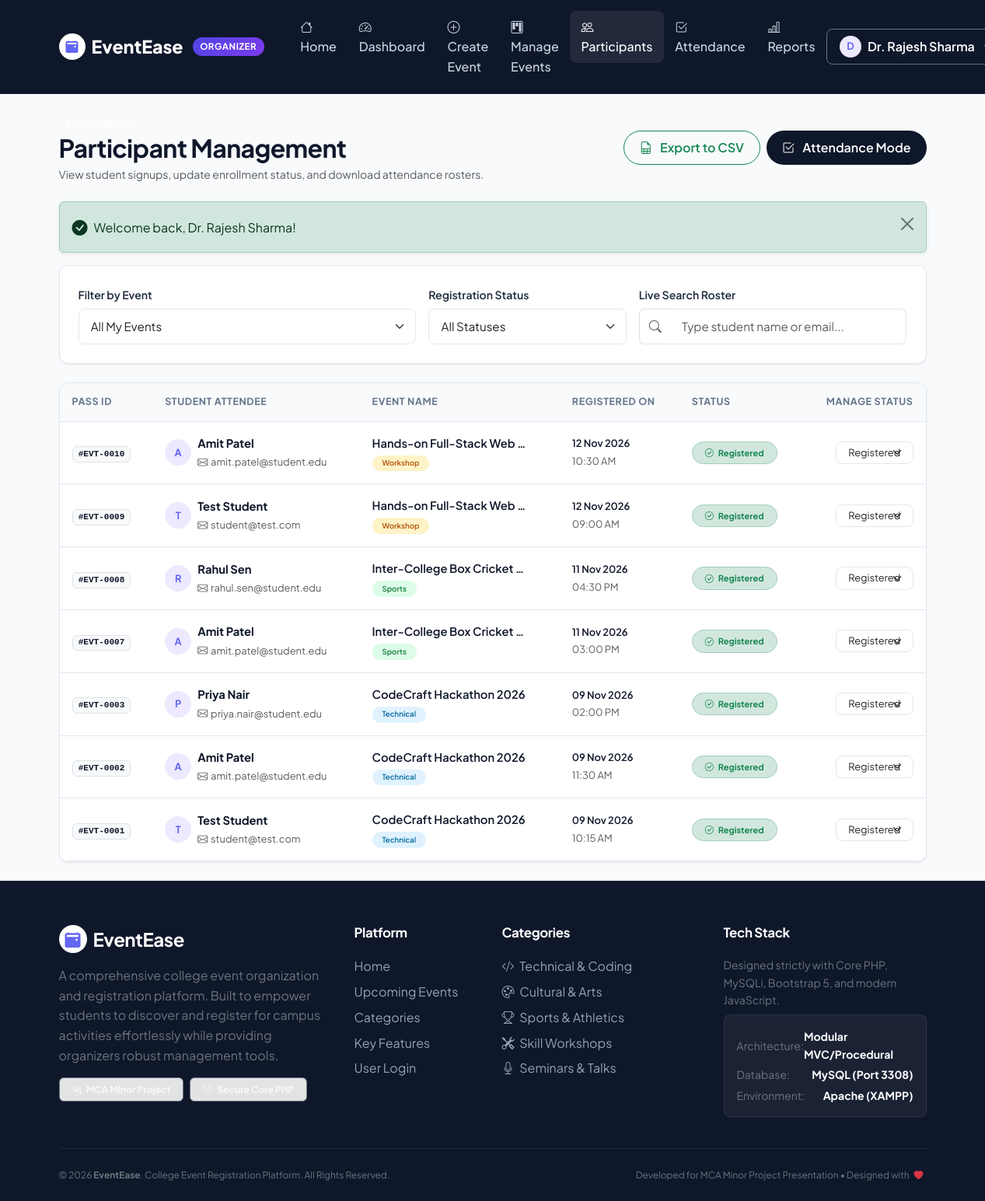
The app's page /organizer/participants.php (signed in) with its own data.
### tables this page shows
CREATE TABLE `registrations` (
  `registration_id` INT(11) NOT NULL AUTO_INCREMENT,
  `student_id` INT(11) NOT NULL,
  `event_id` INT(11) NOT NULL,
  `registration_date` TIMESTAMP NOT NULL DEFAULT CURRENT_TIMESTAMP,
  `status` ENUM('registered', 'cancelled', 'attended') NOT NULL DEFAULT 'registered',
  PRIMARY KEY (`registration_id`),
  UNIQUE KEY `uq_student_event` (`student_id`, `event_id`),
  KEY `idx_reg_student` (`student_id`),
  KEY `idx_reg_event` (`event_id`),
  KEY `idx_reg_status` (`status`),
  CONSTRAINT `fk_reg_student` FOREIGN KEY (`student_id`) REFERENCES `users` (`user_id`) ON DELETE CASCADE ON UPDATE CASCADE,
  CONSTRAINT `fk_reg_event` FOREIGN KEY (`event_id`) REFERENCES `events` (`event_id`) ON DELETE CASCADE ON UPDATE CASCADE
);

CREATE TABLE `users` (
  `user_id` INT(11) NOT NULL AUTO_INCREMENT,
  `full_name` VARCHAR(100) NOT NULL,
  `email` VARCHAR(100) NOT NULL,
  `password` VARCHAR(255) NOT NULL,
  `role` ENUM('student', 'organizer') NOT NULL DEFAULT 'student',
  `created_at` TIMESTAMP NOT NULL DEFAULT CURRENT_TIMESTAMP,
  PRIMARY KEY (`user_id`),
  UNIQUE KEY `uq_users_email` (`email`)
);

CREATE TABLE `events` (
  `event_id` INT(11) NOT NULL AUTO_INCREMENT,
  `organizer_id` INT(11) NOT NULL,
  `event_name` VARCHAR(150) NOT NULL,
  `description` TEXT DEFAULT NULL,
  `category` VARCHAR(50) NOT NULL DEFAULT 'General',
  `venue` VARCHAR(150) NOT NULL,
  `event_date` DATETIME NOT NULL,
  `capacity` INT(11) NOT NULL,
  `created_at` TIMESTAMP NOT NULL DEFAULT CURRENT_TIMESTAMP,
  PRIMARY KEY (`event_id`),
  KEY `idx_events_organizer` (`organizer_id`),
  KEY `idx_events_date` (`event_date`),
  KEY `idx_events_category` (`category`),
  CONSTRAINT `fk_events_organizer` FOREIGN KEY (`organizer_id`) REFERENCES `users` (`user_id`) ON DELETE CASCADE ON UPDATE CASCADE
);

### organizer/participants.php (the view, shortened to what this page needs)
<?php
require_once __DIR__ . "/../includes/auth.php";
$organizer_id = current_user_id();
$selected_event_id = filter_input(INPUT_GET, 'event_id', FILTER_VALIDATE_INT);
$status_filter = trim($_GET['status'] ?? 'all');
$sql = "
    SELECT
        r.registration_id,
        r.registration_date,
        r.status,
        u.user_id,
        u.full_name AS student_name,
        u.email AS student_email,
        e.event_id,
        e.event_name,
        e.category,
        e.venue,
        e.event_date
    FROM registrations r
    JOIN users u ON r.student_id = u.user_id
    JOIN events e ON r.event_id = e.event_id
    WHERE e.organizer_id = ?
";
$types = "i";
$params = [$organizer_id];
$sql .= " ORDER BY r.registration_date DESC";
$stmt = mysqli_prepare($conn, $sql);
mysqli_stmt_bind_param($stmt, $types, ...$params);
mysqli_stmt_execute($stmt);
$participants = mysqli_stmt_get_result($stmt);
require_once __DIR__ . "/../includes/header.php";
?>
<div class="container py-4">
    <div class="d-flex flex-column flex-md-row justify-content-between align-items-md-center mb-4">
        <div>
            <span class="badge bg-purple text-white px-2 py-1 rounded-pill small">Student Roster</span>
            <h2 class="fw-bold text-navy mb-1">Participant Management</h2>
            <p class="text-muted small mb-0">View student signups, update enrollment status, and download attendance rosters.</p>
        </div>
        <div class="mt-3 mt-md-0 d-flex gap-2">
            <a href="participants.php?<?php echo http_build_query(array_merge($_GET, ['export' => 'csv'])); ?>" class="btn btn-outline-success rounded-pill">
                <i class="bi bi-file-earmark-spreadsheet me-1"></i> Export to CSV
            </a>
            <a href="attendance.php<?php echo $selected_event_id ? '?event_id=' . $selected_event_id : ''; ?>" class="btn btn-navy rounded-pill">
                <i class="bi bi-check2-square me-1"></i> Attendance Mode
            </a>
        </div>
    </div>
    <?php display_flash_message(); ?>
    <div class="card-modern p-4 mb-4">
        <form method="GET" action="participants.php" class="row g-3 align-items-end">
            <div class="col-md-5">
                <label class="form-label">Filter by Event</label>
                <select name="event_id" class="form-select" onchange="this.form.submit()">
                    <option value="">All My Events</option>
                </select>
            </div>
            <div class="col-md-3">
                <label class="form-label">Registration Status</label>
                <select name="status" class="form-select" onchange="this.form.submit()">
                    <option value="all" <?php echo ($status_filter === 'all') ? 'selected' : ''; ?>>All Statuses</option>
                </select>
            </div>
            <div class="col-md-4">
                <label class="form-label">Live Search Roster</label>
                <div class="input-group">
                    <span class="input-group-text bg-white border-end-0 text-muted"><i class="bi bi-search"></i></span>
                    <input type="text" class="form-control border-start-0" placeholder="Type student name or email..." data-filter-target="#participantsTable" data-filter-item="tbody tr">
                </div>
            </div>
        </form>
    </div>
    <div class="card-modern overflow-hidden">
        <div class="table-responsive">
            <table class="table table-modern align-middle mb-0" id="participantsTable">
                <thead>
                    <tr>
                        <th>Pass ID</th>
                        <th>Student Attendee</th>
                        <th>Event Name</th>
                        <th>Registered On</th>
                        <th>Status</th>
                        <th class="text-end">Manage Status</th>
                    </tr>
                </thead>
                <tbody>
                    <?php if (mysqli_num_rows($participants) > 0): ?>
                        <?php while ($p = mysqli_fetch_assoc($participants)): ?>
                            <tr>
                                <td>
                                    <span class="badge bg-light text-navy border font-monospace">
                                        #EVT-<?php echo str_pad($p['registration_id'], 4, '0', STR_PAD_LEFT); ?>
                                    </span>
                                </td>
                                <td>
                                    <div class="d-flex align-items-center gap-2">
                                        <div class="rounded-circle bg-purple-light text-purple fw-bold d-flex align-items-center justify-content-center" style="width:34px;height:34px;font-size:0.8rem;">
                                            <?php echo strtoupper(substr($p['student_name'], 0, 1)); ?>
                                        </div>
                                        <div>
                                            <div class="fw-bold text-navy"><?php echo htmlspecialchars($p['student_name']); ?></div>
                                            <small class="text-muted"><i class="bi bi-envelope me-1"></i><?php echo htmlspecialchars($p['student_email']); ?></small>
                                        </div>
                                    </div>
                                </td>
                                <td>
                                    <span class="fw-semibold text-navy d-block text-truncate" style="max-width: 200px;">
                                        <?php echo htmlspecialchars($p['event_name']); ?>
                                    </span>
                                    <small class="text-muted"><?php echo get_category_badge($p['category']); ?></small>
                                </td>
                                <td>
                                    <div class="small fw-semibold text-navy"><?php echo date("d M Y", strtotime($p['registration_date'])); ?></div>
                                    <small class="text-muted"><?php echo date("h:i A", strtotime($p['registration_date'])); ?></small>
                                </td>
                                <td>
                                    <?php echo get_status_badge($p['status']); ?>
                                </td>
                                <td class="text-end">
                                    <form method="POST" action="" class="d-inline-flex gap-1 align-items-center justify-content-end">
                                        <select name="status" class="form-select form-select-sm py-1" style="width: auto; font-size: 0.8rem;" onchange="this.form.submit()">
                                            <option value="registered" <?php echo ($p['status'] === 'registered') ? 'selected' : ''; ?>>Registered</option>
                                        </select>
                                    </form>
                                </td>
                            </tr>
                        <?php endwhile; ?>
                    <?php endif; ?>
                </tbody>
            </table>
        </div>
    </div>
</div>
<?php
require_once __DIR__ . "/../includes/footer.php";
?>

### includes/auth.php (shortened to what this page needs)
<?php
function current_user_id() {
    return $_SESSION['user_id'] ?? null;
}
function display_flash_message() {
    if (isset($_SESSION['flash_message'])) {
        $type = htmlspecialchars($_SESSION['flash_message']['type']);
        $text = htmlspecialchars($_SESSION['flash_message']['text']);
        $icon = 'bi-info-circle';
        if ($type === 'success') $icon = 'bi-check-circle-fill';
        echo "
        <div class='alert alert-{$type} alert-dismissible fade show d-flex align-items-center shadow-sm' role='alert'>
            <i class='bi {$icon} me-2 fs-5'></i>
            <div>{$text}</div>
            <button type='button' class='btn-close' data-bs-dismiss='alert' aria-label='Close'></button>
        </div>";
    }
}
function get_category_badge($category) {
    $colors = [
        'Technical' => 'badge-cat-tech',
        'Cultural'  => 'badge-cat-cult',
        'Sports'    => 'badge-cat-sport',
        'Workshop'  => 'badge-cat-work',
        'Seminar'   => 'badge-cat-sem',
        'Academic'  => 'badge-cat-acad'
    ];
    $cls = $colors[$category] ?? 'badge-cat-gen';
    return "<span class='badge {$cls}'>" . htmlspecialchars($category) . "</span>";
}
function get_status_badge($status) {
    switch (strtolower($status)) {
        case 'registered':
            return '<span class="badge bg-success-subtle text-success border border-success-subtle px-3 py-2 rounded-pill"><i class="bi bi-check-circle me-1"></i> Registered</span>';
    }
}

### assets/css/style.css (style rules this page uses)
:root { --primary-navy: #0f172a; --secondary-navy: #1e293b; --navy-light: #334155; --accent-purple: #6366f1; --accent-purple-hover: #4f46e5; --accent-purple-light: #ede9fe; --accent-gradient: linear-gradient(135deg, #4f46e5 0%, #7c3aed 100%); --navy-gradient: linear-gradient(135deg, #0f172a 0%, #1e293b 100%); --hero-gradient: linear-gradient(135deg, #0b132b 0%, #1c2541 60%, #3a0ca3 100%); --card-bg: #ffffff; --body-bg: #f8fafc; --border-color: #e2e8f0; --text-main: #1e293b; --text-muted: #64748b; --shadow-sm: 0 1px 3px rgba(0, 0, 0, 0.05), 0 1px 2px rgba(0, 0, 0, 0.03); --shadow-md: 0 4px 6px -1px rgba(0, 0, 0, 0.06), 0 2px 4px -2px rgba(0, 0, 0, 0.04); --shadow-lg: 0 10px 25px -5px rgba(0, 0, 0, 0.08), 0 8px 10px -6px rgba(0, 0, 0, 0.04); --shadow-glow: 0 10px 25px -5px rgba(99, 102, 241, 0.35); --radius-sm: 8px; --radius-md: 12px; --radius-lg: 18px; --radius-full: 9999px; --transition: all 0.25s cubic-bezier(0.4, 0, 0.2, 1); }
* { box-sizing: border-box; }
body { font-family: 'Plus Jakarta Sans', -apple-system, BlinkMacSystemFont, 'Segoe UI', Roboto, sans-serif; background-color: var(--body-bg); color: var(--text-main); min-height: 100vh; display: flex; flex-direction: column; margin: 0; line-height: 1.6; }
h1, h2, h3, h4, h5, h6 { font-weight: 700; color: var(--primary-navy); letter-spacing: -0.02em; }
.text-navy { color: var(--primary-navy) !important; }
.text-purple { color: var(--accent-purple) !important; }
.bg-purple-light { background-color: var(--accent-purple-light) !important; }
.btn { font-weight: 600; border-radius: var(--radius-sm); padding: 0.55rem 1.25rem; transition: var(--transition); display: inline-flex; align-items: center; justify-content: center; gap: 0.4rem; }
.btn-navy { background-color: var(--primary-navy); color: #ffffff; border: none; }
.card-modern { background: var(--card-bg); border: 1px solid var(--border-color); border-radius: var(--radius-md); box-shadow: var(--shadow-sm); transition: var(--transition); }
.badge-cat-tech { background-color: #e0f2fe; color: #0369a1; font-weight: 600; border-radius: var(--radius-full); padding: 0.35rem 0.8rem; }
.badge-cat-sport { background-color: #dcfce7; color: #15803d; font-weight: 600; border-radius: var(--radius-full); padding: 0.35rem 0.8rem; }
.badge-cat-work { background-color: #fef3c7; color: #b45309; font-weight: 600; border-radius: var(--radius-full); padding: 0.35rem 0.8rem; }
.form-control, .form-select { border-radius: var(--radius-sm); border: 1px solid var(--border-color); padding: 0.65rem 0.95rem; font-size: 0.95rem; transition: var(--transition); }
.form-label { font-weight: 600; font-size: 0.88rem; color: var(--secondary-navy); margin-bottom: 0.4rem; }
.table-modern { width: 100%; margin-bottom: 0; }
.table-modern thead th { background-color: #f8fafc; color: var(--text-muted); font-size: 0.78rem; font-weight: 700; text-transform: uppercase; letter-spacing: 0.05em; padding: 0.9rem 1rem; border-bottom: 1px solid var(--border-color); }
.table-modern tbody td { padding: 1rem; vertical-align: middle; border-bottom: 1px solid var(--border-color); font-size: 0.92rem; }

### records on screen
registrations: registration_id "0010", student.full_name "A", student.full_name "Amit Patel", student.email "amit.patel@student.edu", event.event_name "Hands-on Full-Stack Web…", event.category "Workshop", registration_date "12 Nov 2026", registration_date "10:30 AM", shows "Registered", status "Registered"
registrations: registration_id "0009", student.full_name "T", student.full_name "Test Student", student.email "student@test.com", event.event_name "Hands-on Full-Stack Web…", event.category "Workshop", registration_date "12 Nov 2026", registration_date "09:00 AM", shows "Registered", status "Registered"
registrations: registration_id "0008", student.full_name "R", student.full_name "Rahul Sen", student.email "rahul.sen@student.edu", event.event_name "Inter-College Box Cricket…", event.category "Sports", registration_date "11 Nov 2026", registration_date "04:30 PM", shows "Registered", status "Registered"
registrations: registration_id "0007", student.full_name "A", student.full_name "Amit Patel", student.email "amit.patel@student.edu", event.event_name "Inter-College Box Cricket…", event.category "Sports", registration_date "11 Nov 2026", registration_date "03:00 PM", shows "Registered", status "Registered"
registrations: registration_id "0003", student.full_name "P", student.full_name "Priya Nair", student.email "priya.nair@student.edu", event.event_name "CodeCraft Hackathon 2026", event.category "Technical", registration_date "09 Nov 2026", registration_date "02:00 PM", shows "Registered", status "Registered"
registrations: registration_id "0002", student.full_name "A", student.full_name "Amit Patel", student.email "amit.patel@student.edu", event.event_name "CodeCraft Hackathon 2026", event.category "Technical", registration_date "09 Nov 2026", registration_date "11:30 AM", shows "Registered", status "Registered"
registrations: registration_id "0001", student.full_name "T", student.full_name "Test Student", student.email "student@test.com", event.event_name "CodeCraft Hackathon 2026", event.category "Technical", registration_date "09 Nov 2026", registration_date "10:15 AM", shows "Registered", status "Registered"

### other values on screen
$user_role "ORGANIZER"
substr($user_name, 0, 1) "D"
$user_name "Dr. Rajesh Sharma"
$text "Welcome back, Dr. Rajesh Sharma!"
$port "3308"
